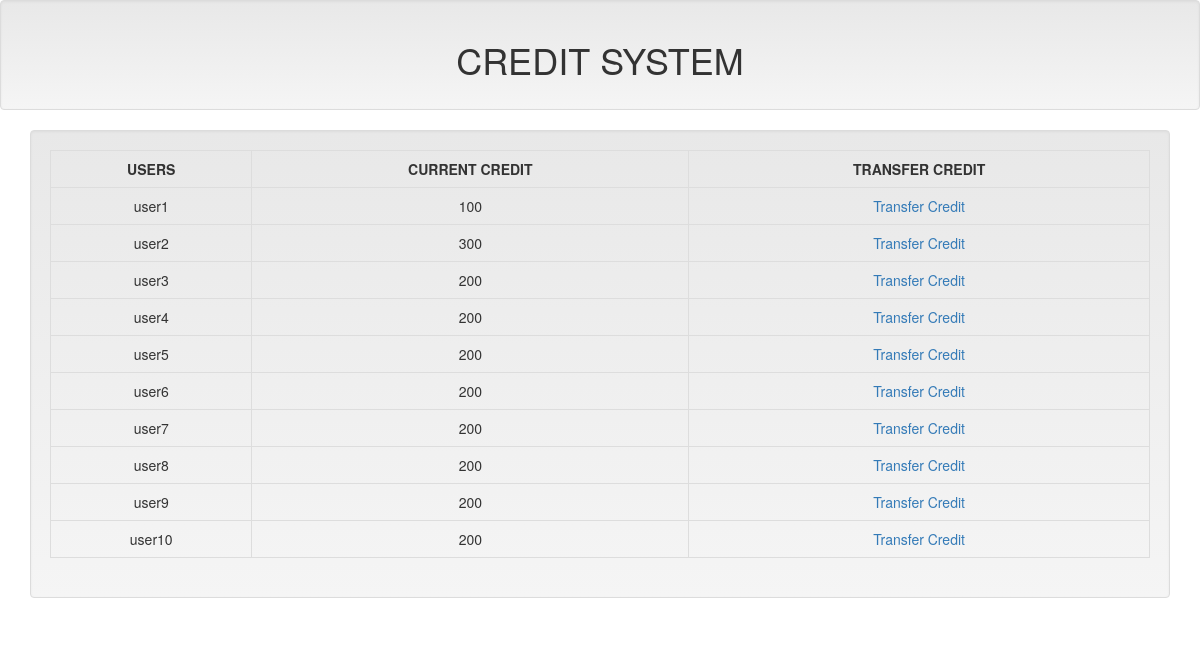
The page / on the database its author committed.
### tables this page shows
CREATE TABLE `users` (
  `id` int(11) NOT NULL,
  `username` varchar(20) NOT NULL,
  `credit` int(11) NOT NULL,
  `email` varchar(30) NOT NULL
);

### dbcon.php (called while the page is built, shortened)
<?php
	$con = mysqli_connect('localhost','id9722619_root','abhishek','id9722619_credit');
  $query1 = " SELECT * FROM `users` WHERE `username` = 'user1' ";
  $run1 = mysqli_query($con, $query1);
  $user1 = mysqli_fetch_assoc($run1);
  $query2 = " SELECT * FROM `users` WHERE `username` = 'user2' ";
  $run2 = mysqli_query($con, $query2);
  $user2 = mysqli_fetch_assoc($run2);
  $query3 = " SELECT * FROM `users` WHERE `username` = 'user3' ";
  $run3 = mysqli_query($con, $query3);
  $user3 = mysqli_fetch_assoc($run3);
  $query4 = " SELECT * FROM `users` WHERE `username` = 'user4' ";
  $run4 = mysqli_query($con, $query4);
  $user4 = mysqli_fetch_assoc($run4);
  $query5 = " SELECT * FROM `users` WHERE `username` = 'user5' ";
  $run5 = mysqli_query($con, $query5);
  $user5 = mysqli_fetch_assoc($run5);
  $query6 = " SELECT * FROM `users` WHERE `username` = 'user6' ";
  $run6 = mysqli_query($con, $query6);
  $user6 = mysqli_fetch_assoc($run6);
  $query7 = " SELECT * FROM `users` WHERE `username` = 'user7' ";
  $run7 = mysqli_query($con, $query7);
  $user7 = mysqli_fetch_assoc($run7);
  $query8 = " SELECT * FROM `users` WHERE `username` = 'user8' ";
  $run8 = mysqli_query($con, $query8);
  $user8 = mysqli_fetch_assoc($run8);
  $query9 = " SELECT * FROM `users` WHERE `username` = 'user9' ";
  $run9 = mysqli_query($con, $query9);
  $user9 = mysqli_fetch_assoc($run9);
  $query10 = " SELECT * FROM `users` WHERE `username` = 'user10' ";
  $run10 = mysqli_query($con, $query10);
  $user10 = mysqli_fetch_assoc($run10);
?>

### index.php (the view)
<?php
      include 'dbcon.php';
      include 'includes/header.php';
?>
<div class="container">
  <div class="well">
    <table class="table table-responsive table-bordered">
      <tr>
        <th>USERS</th>
        <th>CURRENT CREDIT</th>
        <th>TRANSFER CREDIT</th>
      </tr>
      <tr>
        <td> <?php echo $user1['username']; ?> </td>
        <td> <?php echo $user1['credit']; ?> </td>
        <td> <a href="users/user1.php">Transfer Credit</a> </td>
      </tr>
      <tr>
        <td> <?php echo $user2['username']; ?> </td>
        <td> <?php echo $user2['credit']; ?> </td>
        <td> <a href="users/user2.php">Transfer Credit</a> </td>
      </tr>
      <tr>
        <td> <?php echo $user3['username']; ?> </td>
        <td> <?php echo $user3['credit']; ?> </td>
        <td> <a href="users/user3.php">Transfer Credit</a> </td>
      </tr>
      <tr>
        <td> <?php echo $user4['username']; ?> </td>
        <td> <?php echo $user4['credit']; ?> </td>
        <td> <a href="users/user4.php">Transfer Credit</a> </td>
      </tr>
      <tr>
        <td> <?php echo $user5['username']; ?> </td>
        <td> <?php echo $user5['credit']; ?> </td>
        <td> <a href="users/user5.php">Transfer Credit</a> </td>
      </tr>
      <tr>
        <td> <?php echo $user6['username']; ?> </td>
        <td> <?php echo $user6['credit']; ?> </td>
        <td> <a href="users/user6.php">Transfer Credit</a> </td>
      </tr>
      <tr>
        <td> <?php echo $user7['username']; ?> </td>
        <td> <?php echo $user7['credit']; ?> </td>
        <td> <a href="users/user7.php">Transfer Credit</a> </td>
      </tr>
      <tr>
        <td> <?php echo $user8['username']; ?> </td>
        <td> <?php echo $user8['credit']; ?> </td>
        <td> <a href="users/user8.php">Transfer Credit</a> </td>
      </tr>
      <tr>
        <td> <?php echo $user9['username']; ?> </td>
        <td> <?php echo $user9['credit']; ?> </td>
        <td> <a href="users/user9.php">Transfer Credit</a> </td>
      </tr>
      <tr>
        <td> <?php echo $user10['username']; ?> </td>
        <td> <?php echo $user10['credit']; ?> </td>
        <td> <a href="users/user10.php">Transfer Credit</a> </td>
      </tr>
    </table>
  </div>
</div>
</body>
</html>

### includes/header.php (shortened to what this page needs)
<!DOCTYPE html>
<html lang="en" dir="ltr">
  <head>
<link rel="stylesheet" href="https://maxcdn.bootstrapcdn.com/bootstrap/3.3.7/css/bootstrap.min.css">
<link rel="stylesheet" href="https://maxcdn.bootstrapcdn.com/bootstrap/3.3.7/css/bootstrap-theme.min.css">
  </head>
  <body>
    <div class="well">
        <h1 align="center">CREDIT SYSTEM</h1>
    </div>

### includes/header.php (style rules this page uses)
th, td { text-align: center; }

### rows shown on the page
users: username "user1", credit "100"
users: username "user2", credit "300"
users: username "user3", credit "200"
users: username "user4", credit "200"
users: username "user5", credit "200"
users: username "user6", credit "200"
users: username "user7", credit "200"
users: username "user8", credit "200"
users: username "user9", credit "200"
users: username "user10", credit "200"
